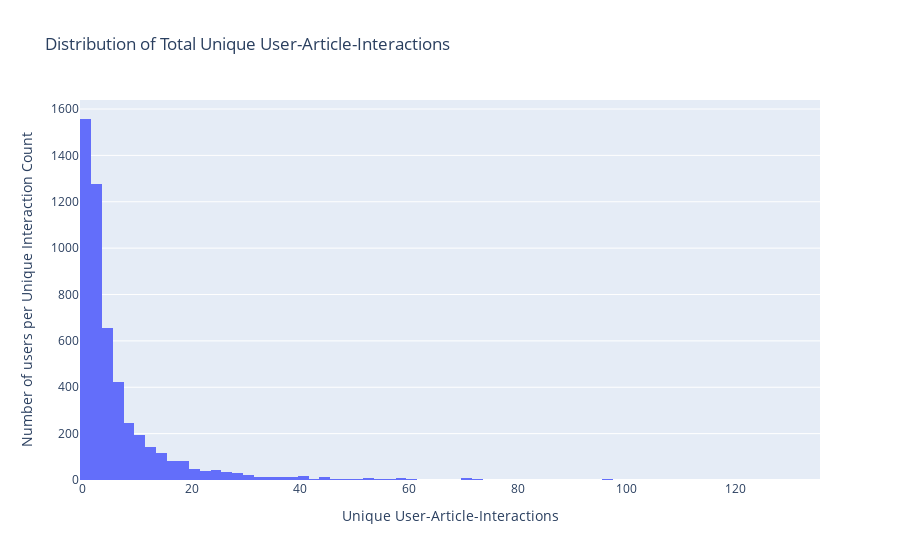

Write notebook code for a chart like this one.
### Code cell
# plot the distribution of how many unique articles a user interacts with in the dataset (plotly)
fig = px.histogram(df_user_article_unique_count, x='unique_article_interaction_count', nbins=100, title='Distribution of Total Unique User-Article-Interactions')
fig.update_yaxes(title_text='Number of users per Unique Interaction Count')
fig.update_xaxes(title_text='Unique User-Article-Interactions')
fig.show()

### Figure 1 — Plotly figure (JSON) as saved in the notebook; plotly's stock layout.template omitted (floating-point values rounded to 4 significant figures; data arrays with more than 128 entries replaced by an {"elided": "..."} marker saying what was removed)
{"data": [{"alignmentgroup": "True", "bingroup": "x", "hovertemplate": "unique_article_interaction_count=%{x}<br>count=%{y}<extra></extra>", "legendgroup": "", "marker": {"color": "#636efa", "pattern": {"shape": ""}}, "name": "", "nbinsx": 100, "offsetgroup": "", "orientation": "v", "showlegend": false, "type": "histogram", "x": {"elided": "5148 int values"}, "xaxis": "x", "yaxis": "y"}], "layout": {"barmode": "relative", "legend": {"tracegroupgap": 0}, "title": {"text": "Distribution of Total Unique User-Article-Interactions"}, "xaxis": {"anchor": "y", "domain": [0, 1], "title": {"text": "Unique User-Article-Interactions"}}, "yaxis": {"anchor": "x", "domain": [0, 1], "title": {"text": "Number of users per Unique Interaction Count"}}}}
